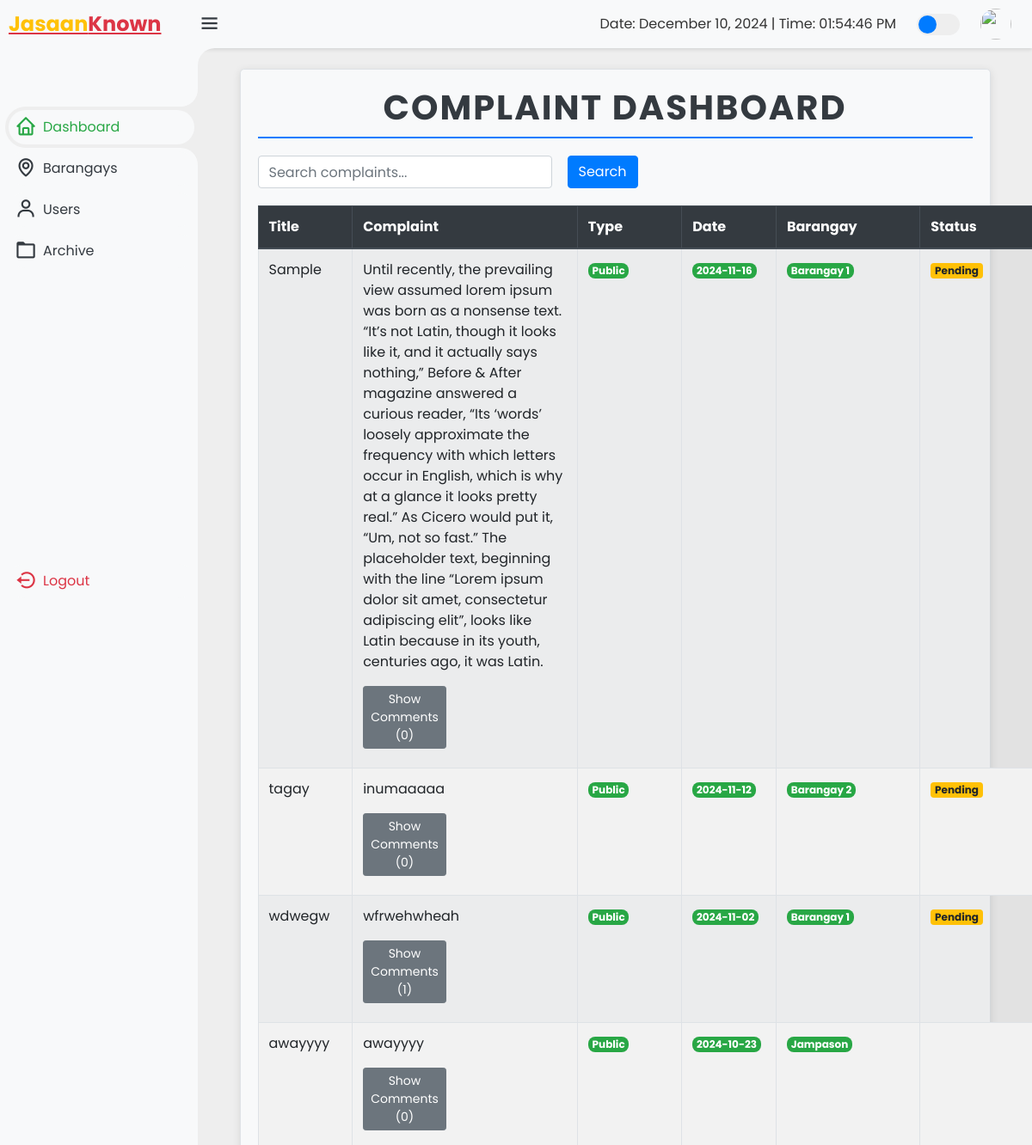
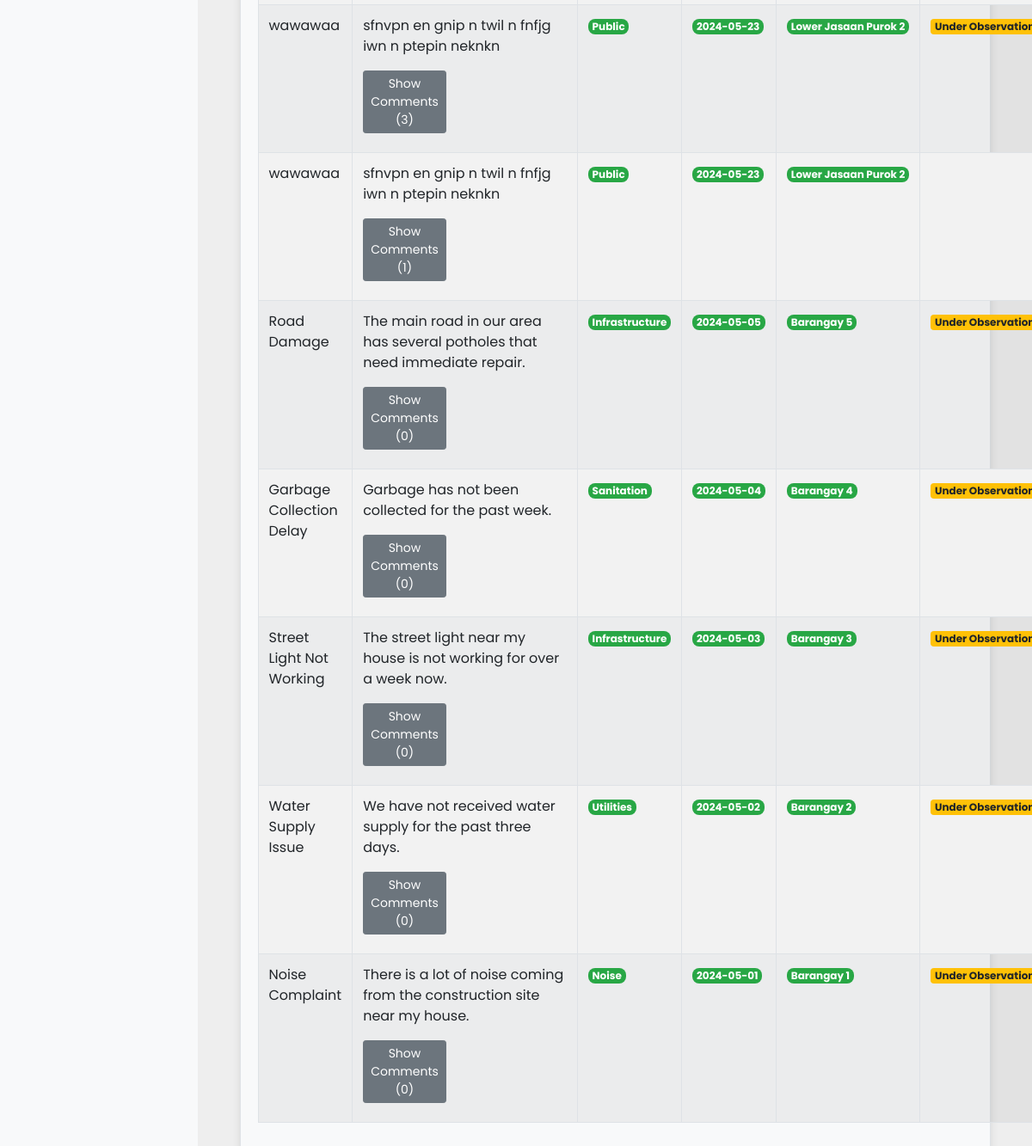
Page /complaints.php (signed in) on the committed database (2 pictures, top to bottom).
### tables this page shows
CREATE TABLE `complaints` (
  `id` int(11) NOT NULL,
  `title` varchar(255) NOT NULL,
  `complaint` text NOT NULL,
  `type` varchar(100) NOT NULL,
  `date` date NOT NULL,
  `barangay` varchar(100) NOT NULL,
  `file` varchar(255) DEFAULT NULL,
  `status` varchar(255) DEFAULT '',
  `complainant` varchar(255) DEFAULT NULL,
  `contactnum` varchar(15) DEFAULT NULL
);

### complaints.php (the view, shortened to what this page needs)
<?php
include 'config.php';
$filter_query = " WHERE 1=1";
$sql = "
    SELECT c.*,
           (SELECT COUNT(*) FROM cmmnt WHERE complaint_id = c.id) AS comment_count
    FROM complaints c" . $filter_query . " ORDER BY date DESC
";
$stmt = $conn->prepare($sql);
$stmt->execute();
$complaints = $stmt->get_result();
?>
<!DOCTYPE html>
<html lang="en">
<head>
    <link href='https://unpkg.com/boxicons@2.1.4/css/boxicons.min.css' rel='stylesheet'>
    <link rel="stylesheet" href="style.css">
    <link rel="stylesheet" href="https://cdnjs.cloudflare.com/ajax/libs/font-awesome/5.15.4/css/all.min.css">
    <link rel="stylesheet" href="https://stackpath.bootstrapcdn.com/bootstrap/4.5.2/css/bootstrap.min.css">
</head>
<body>
<div class="sidebar">
    <a href="#" class="logo">
        <div class="logo-name"><span>Jasaan</span>Known</div>
    </a>
    <ul class="side-menu">
    <li class="active"><a href="dashboard.php" onclick="redirectTo('dashboard.php')"><i class='bx bx-home'></i>Dashboard</a></li>
    <li class=""><a href="barangay.php" onclick="redirectTo('barangay.php')"><i class='bx bx-map'></i>Barangays</a></li>
    <li class=""><a href="users.php" onclick="redirectTo('users.php')"><i class='bx bx-user'></i>Users</a></li>
    <li class=""><a href="archive.php" onclick="redirectTo('archive.php')"><i class='bx bx-folder'></i>Archive</a></li>
</ul>
    <ul class="side-menu">
        <li>
        <br><br><br><br><br><br><br><br><br><br><br><br>
            <a href="login.php" class="logout">
                <i class='bx bx-log-out-circle'></i>
                Logout
            </a>
        </li>
    </ul>
</div>
<div class="content">
<nav>
            <i class='bx bx-menu'></i>
            <div id="date-time-container"></div>
            <label for="theme-toggle" class="theme-toggle"></label>
            <a href="#" class="profile">
                <img src="images/logo-x.png">
            </a>
        </nav>
    <div class="container mt-4">
        <h1>Complaint Dashboard</h1>
        <form method="GET" class="form-inline mb-3">
            <input type="text" name="search" class="form-control mr-2" placeholder="Search complaints..." value="<?php echo isset($_GET['search']) ? htmlspecialchars($_GET['search']) : ''; ?>">
            <button type="submit" class="btn btn-primary">Search</button>
        </form>
        <table class="table table-striped table-hover">
            <thead class="thead-dark">
                <tr>
                    <th>Title</th>
                    <th>Complaint</th>
                    <th>Type</th>
                    <th>Date</th>
                    <th>Barangay</th>
                    <th>Status</th>
                </tr>
            </thead>
            <tbody>
                <?php while ($row = $complaints->fetch_assoc()) { ?>
                    <tr>
                        <td><?php echo htmlspecialchars($row['title']); ?></td>
                        <td>
                            <p><?php echo htmlspecialchars($row['complaint']); ?></p>
                            <button type="button" class="btn btn-secondary btn-sm" onclick="toggleComments(<?php echo $row['id']; ?>)">
                                Show Comments (<?php echo $row['comment_count']; ?>)
                            </button>
                        </td>
                        <td><span class="badge badge-custom badge-type"><?php echo htmlspecialchars($row['type']); ?></span></td>
                        <td><span class="badge badge-custom badge-date"><?php echo htmlspecialchars($row['date']); ?></span></td>
                        <td><span class="badge badge-custom badge-barangay"><?php echo htmlspecialchars($row['barangay']); ?></span></td>
                        <td><span class="badge badge-warning"><?php echo htmlspecialchars($row['status']); ?></span></td>
                    </tr>
                    <?php } ?>
                </tbody>
            </table>
        </div>
    </div>
</body>
</html>

### style.css (style rules this page uses)
:root { --light: #f6f6f9; --primary: #1976D2; --light-primary: #CFE8FF; --grey: #eee; --dark-grey: #AAAAAA; --dark: #363949; --danger: #D32F2F; --light-danger: #FECDD3; --warning: #FBC02D; --light-warning: #FFF2C6; --success: #388E3C; --light-success: #BBF7D0; }
* { margin: 0; padding: 0; box-sizing: border-box; font-family: 'Poppins', sans-serif; }
.bx { font-size: 1.7rem; }
a { text-decoration: none; }
li { list-style: none; }
html { overflow-x: hidden; }
body { background: var(--grey); overflow-x: hidden; }
.sidebar { position: fixed; top: 0; left: 0; background: var(--light); width: 230px; height: 100%; z-index: 2000; overflow-x: hidden; scrollbar-width: none; transition: all 0.3s ease; }
.sidebar .logo { font-size: 24px; font-weight: 700; height: 56px; display: flex; align-items: center; color: var(--danger); z-index: 500; padding-bottom: 20px; box-sizing: content-box; }
.sidebar .logo .logo-name { margin-left: 10px; }
.sidebar .logo .logo-name span { color: var(--warning); }
.sidebar .side-menu { width: 100%; margin-top: 48px; }
.sidebar .side-menu li { height: 48px; background: transparent; margin-left: 6px; border-radius: 48px 0 0 48px; padding: 4px; }
.sidebar .side-menu li.active { background: var(--grey); position: relative; }
.sidebar .side-menu li.active::before { content: ""; position: absolute; width: 40px; height: 40px; border-radius: 50%; top: -40px; right: 0; box-shadow: 20px 20px 0 var(--grey); z-index: -1; }
.sidebar .side-menu li.active::after { content: ""; position: absolute; width: 40px; height: 40px; border-radius: 50%; bottom: -40px; right: 0; box-shadow: 20px -20px 0 var(--grey); z-index: -1; }
.sidebar .side-menu li a { width: 100%; height: 100%; background: var(--light); display: flex; align-items: center; border-radius: 48px; font-size: 16px; color: var(--dark); white-space: nowrap; overflow-x: hidden; transition: all 0.3s ease; }
.sidebar .side-menu li.active a { color: var(--success); }
.sidebar .side-menu li a .bx { min-width: calc(60px - ((4px + 6px) * 2)); display: flex; font-size: 1.6rem; justify-content: center; }
.sidebar .side-menu li a.logout { color: var(--danger); }
.content { position: relative; width: calc(100% - 230px); left: 230px; transition: all 0.3s ease; }
.content nav { height: 56px; background: var(--light); padding: 0 24px 0 0; display: flex; align-items: center; grid-gap: 24px; position: sticky; top: 0; left: 0; z-index: 1000; }
.content nav::before { content: ""; position: absolute; width: 40px; height: 40px; bottom: -40px; left: 0; border-radius: 50%; box-shadow: -20px -20px 0 var(--light); }
.content nav a { color: var(--dark); }
.content nav .bx.bx-menu { cursor: pointer; color: var(--dark); }
.content nav .profile img { width: 36px; height: 36px; object-fit: cover; border-radius: 50%; }
.content nav .theme-toggle { display: block; min-width: 50px; height: 25px; background: var(--grey); cursor: pointer; position: relative; border-radius: 25px; }
.content nav .theme-toggle::before { content: ""; position: absolute; top: 2px; left: 2px; bottom: 2px; width: calc(25px - 4px); background: var(--primary); border-radius: 50%; transition: all 0.3s ease; }

### rows in the picture
complaints: title "Sample", complaint "Until recently, the prevailing view assumed lorem ipsum was born as a nonsense text. “It’s not Latin, though it looks like it, and it actually says nothing,” Before & After magazine answered a curious reader, “Its ‘words’ loosely approximate the frequency with which letters occur in English, which is why at a glance it looks pretty real.” As Cicero would put it, “Um, not so fast.” The placeholder text, beginning with the line “Lorem ipsum dolor sit amet, consectetur adipiscing elit”, looks like Latin because in its youth, centuries ago, it was Latin.", comment_count "0", type "Public", date "2024-11-16", barangay "Barangay 1", status "Pending"
complaints: title "tagay", complaint "inumaaaaa", comment_count "0", type "Public", date "2024-11-12", barangay "Barangay 2", status "Pending"
complaints: title "wdwegw", complaint "wfrwehwheah", comment_count "1", type "Public", date "2024-11-02", barangay "Barangay 1", status "Pending"
complaints: title "awayyyy", complaint "awayyyy", comment_count "0", type "Public", date "2024-10-23", barangay "Jampason"
complaints: title "wawawaa", complaint "sfnvpn en gnip n twil n fnfjg iwn n ptepin neknkn", comment_count "3", type "Public", date "2024-05-23", barangay "Lower Jasaan Purok 2", status "Under…"
complaints: title "wawawaa", complaint "sfnvpn en gnip n twil n fnfjg iwn n ptepin neknkn", comment_count "1", type "Public", date "2024-05-23", barangay "Lower Jasaan Purok 2"
complaints: title "Road Damage", complaint "The main road in our area has several potholes that need immediate repair.", comment_count "0", type "Infrastructure", date "2024-05-05", barangay "Barangay 5", status "Under…"
complaints: title "Garbage Collection Delay", complaint "Garbage has not been collected for the past week.", comment_count "0", type "Sanitation", date "2024-05-04", barangay "Barangay 4", status "Under…"
complaints: title "Street Light Not Working", complaint "The street light near my house is not working for over a week now.", comment_count "0", type "Infrastructure", date "2024-05-03", barangay "Barangay 3", status "Under…"
complaints: title "Water Supply Issue", complaint "We have not received water supply for the past three days.", comment_count "0", type "Utilities", date "2024-05-02", barangay "Barangay 2", status "Under…"
complaints: title "Noise Complaint", complaint "There is a lot of noise coming from the construction site near my house.", comment_count "0", type "Noise", date "2024-05-01", barangay "Barangay 1", status "Under…"
